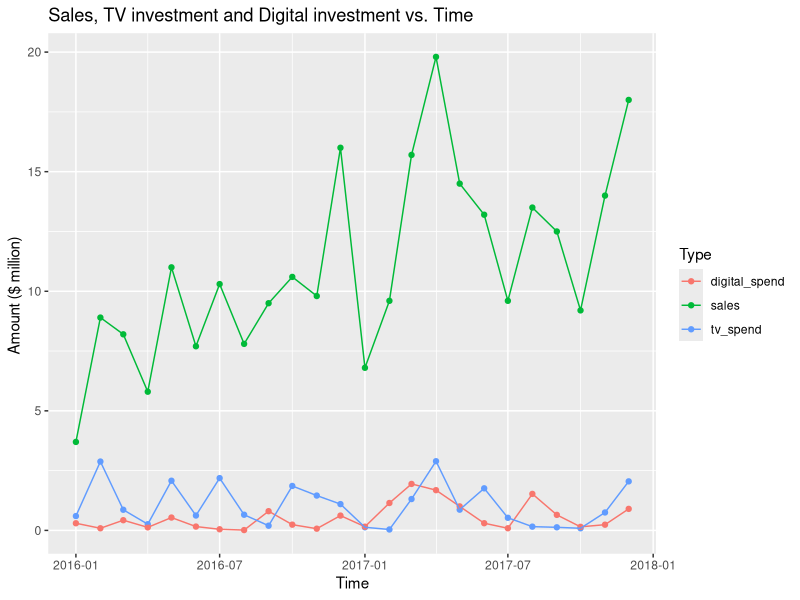
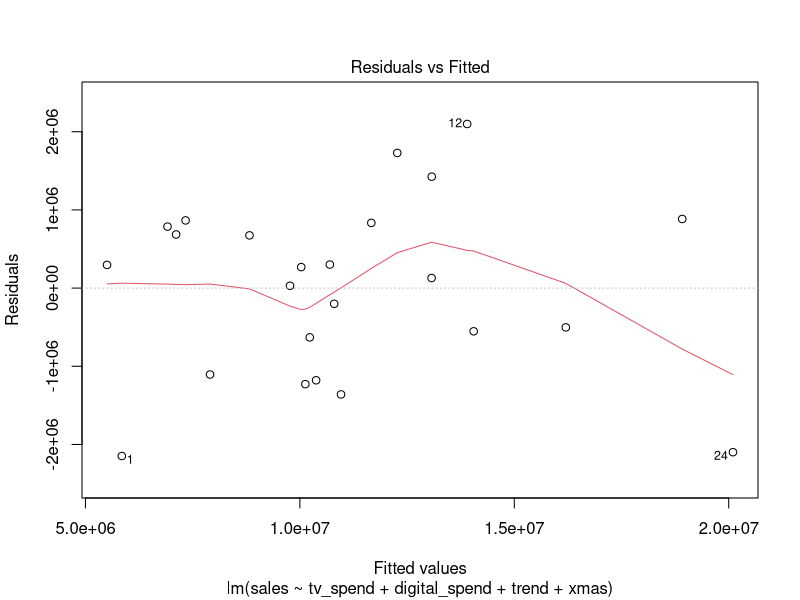
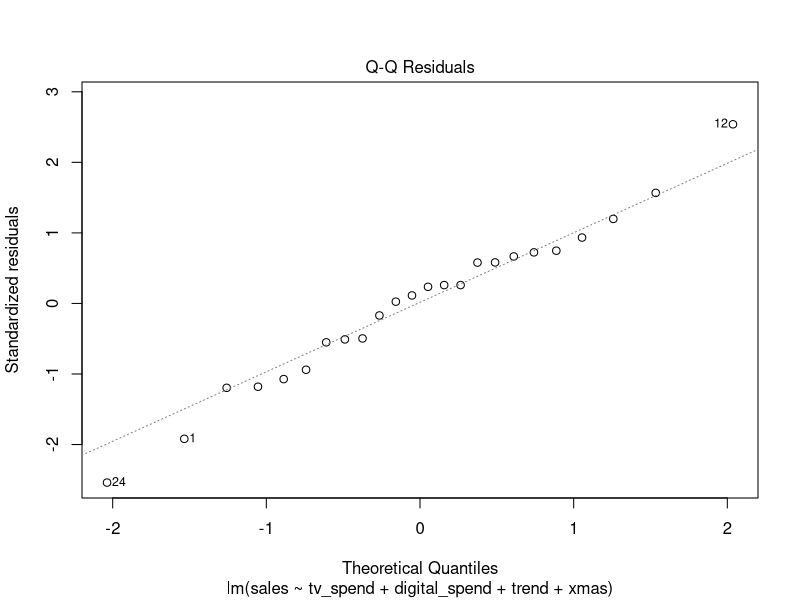
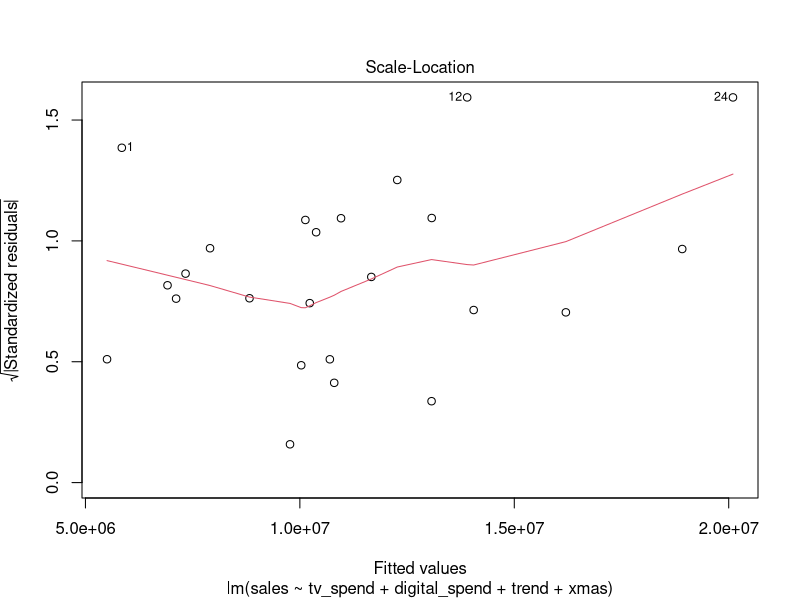
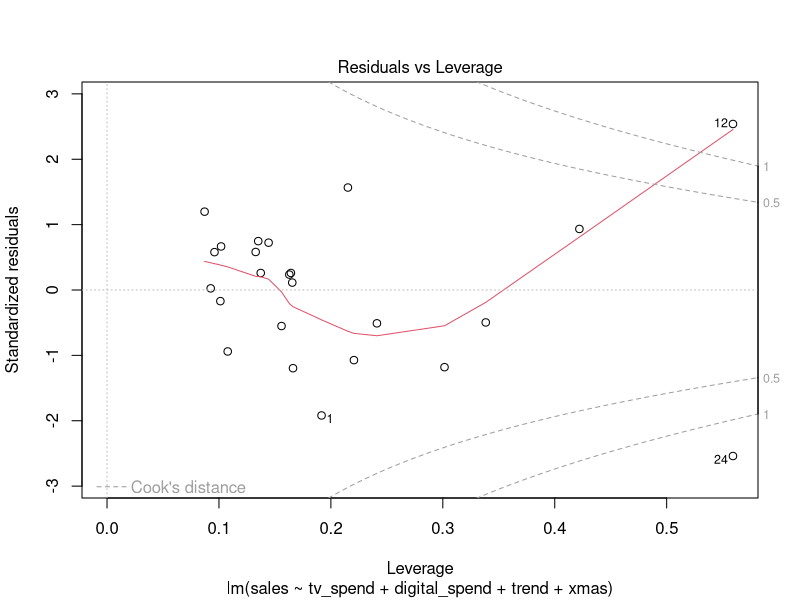

The R source for these figures, in order:
###set this to the working directory of the saved files.
setwd("~/Documents/cadreon/")

install.packages("readxl")
install.packages("ggplot2")
install.packages("tidyr")

library(readxl)
library(ggplot2)
library(tidyr)

#Import the sales data into R:
salesData = read_excel("toy_sales_data.xlsx", sheet=1)
attach(salesData)

#Change to tidy-data:
tidySales = gather(salesData,  "Type", "Amount", 2:4)

#Create a plot of sales, TV and digital investment
ggplot(data= tidySales, aes(x=month, y=Amount/10^6, colour=Type))+
  geom_point()+
  geom_line()+
  ggtitle("Sales, TV investment and Digital investment vs. Time")+
  xlab("Time")+
  ylab("Amount ($ million) ")

####There does not appear to be any time trend in sales, except for a 
####positive linear growth. The behaviour of sales does appear positively
### correlated with both TV investment and Digital investment. 

cor(salesData[,2:4])
##                  sales  tv_spend digital_spend
##sales         1.0000000 0.4406862     0.6647654
##tv_spend      0.4406862 1.0000000     0.0720594
##digital_spend 0.6647654 0.0720594     1.0000000

####Sales is positively correlated with both types of investment. 
#### TV spending and digital spending do have some positive correlation, however is fairly small. Unlikely to cause a multicolinearity problem.  

#as.numeric(month)
##The month variable in R converts to an integer and represents time in seconds (the spacing
## between each month is different due to the different number of days in various months).
##The trend variable is an indicator for each month. We are only really interested in the monthly
##trend and so the "trend" variable is included and "month" omitted. 

#fitting a linear regression model to the data: use all data points
salesRegression = lm(sales ~ tv_spend + digital_spend + trend + xmas)
plot(salesRegression) #assumptions of linear regression appear to check out (random, normally dist errors)
summary(salesRegression)

#The adjusted R squared (adjusted for the number of variables in the model) is 0.8984.
#Therefore, approximately 90% of the variation in the sales data is explained by the model. 


#Assume a level of significance of 5%:
#TV spend regressor has an associated p-value of 2.58e-06 (<0.05) and therefore 
#there is statisitcally significant in the model (coefficient =/= 0). 

#Digital spend regressor has an associated p-value of 1.07e-05 and therefore 
#there is statisitcally significant in the model (coefficient =/= 0). 

#Trend has an associated p-value of 1.44e-06 and therefore there is statisitcally
#significant in the model (coefficient =/= 0). There is some growth over time. 

#xmas has an associated p-value of 0.00711 and therefore there is statisitcally
#significant in the model (coefficient =/= 0). X-mas effects sales positively.


#From this regression, for every dollar in TV_spend, sales increase by $2.026

#To find % change, fit a log-linear regression and interpret the coefficient of TV_spend
logSalesRegression = lm(log(sales) ~ tv_spend + digital_spend + trend + xmas)
summary(logSalesRegression)

#From this log-linear regression, for every dollar in TV_spend, sales increase by 0.00001957%. 

# ROI = (gains - investment cost)/investment cost  ($2.026 for every $1 in investment)
ROI = (2.026-1)/1*100   #102.6%

##plug in the values to the regression
plannedData = read_excel("toy_sales_data.xlsx", sheet=2)
plannedData$trend = c(25,26,27)  #continue the trend variable for the following months
plannedData$xmas = c(0,0,0)      #none of the prediction dates are xmas
predict.lm(salesRegression, plannedData)   #predicted sales

## The purpose of the model is to observe the return to investment of TV and digital ads 
## and to predict future sales. Therefore, any additional data that could explain sales
## would be beneficial to the model. This could include: any other important events other than xmas
## that could increase the sales of toys, prices/sales of competing toy brands or subsitution items 
## (such as video games), the number of stores selling the toy brand in each month.

## It is important to capture the impact of effects other than the advertising campaign to ensure the impact of the ads are not over estimated.
